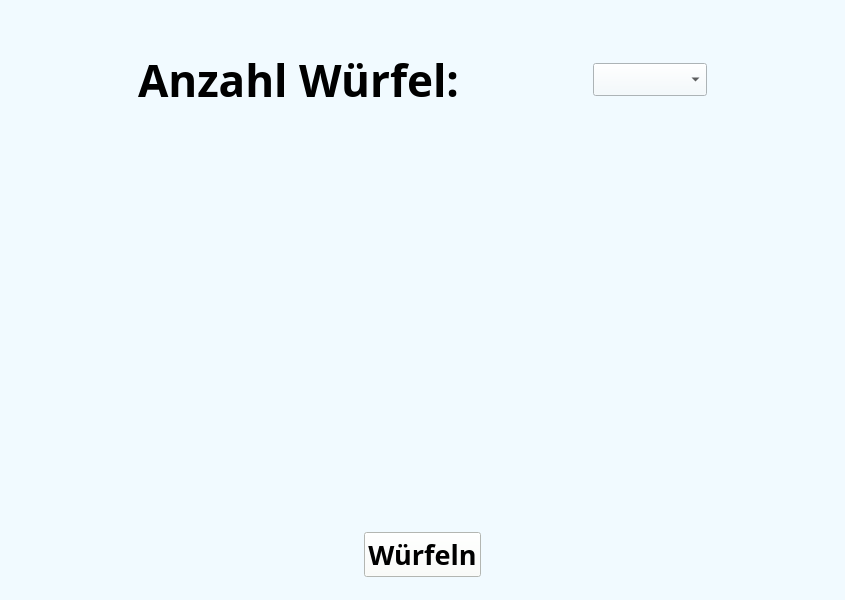
<?xml version="1.0" encoding="UTF-8"?>
<ui version="4.0">
 <class>MainWindow</class>
 <widget class="QMainWindow" name="MainWindow">
  <property name="windowModality">
   <enum>Qt::NonModal</enum>
  </property>
  <property name="enabled">
   <bool>true</bool>
  </property>
  <property name="geometry">
   <rect>
    <x>0</x>
    <y>0</y>
    <width>845</width>
    <height>600</height>
   </rect>
  </property>
  <property name="sizePolicy">
   <sizepolicy hsizetype="Fixed" vsizetype="Fixed">
    <horstretch>0</horstretch>
    <verstretch>0</verstretch>
   </sizepolicy>
  </property>
  <property name="contextMenuPolicy">
   <enum>Qt::DefaultContextMenu</enum>
  </property>
  <property name="windowTitle">
   <string>Würfelspiel</string>
  </property>
  <property name="windowIcon">
   <iconset>
    <normaloff>fotos/wuerfel6.jpg</normaloff>fotos/wuerfel6.jpg</iconset>
  </property>
  <property name="styleSheet">
   <string notr="true">background-color:rgb(241, 250, 255)</string>
  </property>
  <widget class="QWidget" name="centralwidget">
   <layout class="QGridLayout" name="gridLayout">
    <property name="bottomMargin">
     <number>23</number>
    </property>
    <item row="1" column="0" colspan="4">
     <layout class="QVBoxLayout" name="verticalLayout_2">
      <item>
       <layout class="QHBoxLayout" name="horizontalLayout">
        <item>
         <spacer name="horizontalSpacer_2">
          <property name="orientation">
           <enum>Qt::Horizontal</enum>
          </property>
          <property name="sizeHint" stdset="0">
           <size>
            <width>40</width>
            <height>20</height>
           </size>
          </property>
         </spacer>
        </item>
        <item>
         <widget class="QLabel" name="Titel">
          <property name="font">
           <font>
            <family>Perpetua</family>
            <pointsize>33</pointsize>
            <weight>75</weight>
            <bold>true</bold>
           </font>
          </property>
          <property name="text">
           <string>Anzahl Würfel:</string>
          </property>
          <property name="alignment">
           <set>Qt::AlignCenter</set>
          </property>
         </widget>
        </item>
        <item>
         <spacer name="horizontalSpacer_4">
          <property name="orientation">
           <enum>Qt::Horizontal</enum>
          </property>
          <property name="sizeHint" stdset="0">
           <size>
            <width>40</width>
            <height>20</height>
           </size>
          </property>
         </spacer>
        </item>
        <item>
         <widget class="QComboBox" name="dropDown">
          <property name="font">
           <font>
            <family>Nirmala UI</family>
            <pointsize>16</pointsize>
            <weight>75</weight>
            <bold>true</bold>
           </font>
          </property>
          <property name="contextMenuPolicy">
           <enum>Qt::DefaultContextMenu</enum>
          </property>
          <property name="maxVisibleItems">
           <number>3</number>
          </property>
          <property name="maxCount">
           <number>3</number>
          </property>
         </widget>
        </item>
        <item>
         <spacer name="horizontalSpacer_3">
          <property name="orientation">
           <enum>Qt::Horizontal</enum>
          </property>
          <property name="sizeHint" stdset="0">
           <size>
            <width>40</width>
            <height>20</height>
           </size>
          </property>
         </spacer>
        </item>
       </layout>
      </item>
      <item>
       <layout class="QHBoxLayout" name="horizontalLayout_2">
        <item>
         <widget class="QLabel" name="bildlabel1">
          <property name="text">
           <string/>
          </property>
          <property name="alignment">
           <set>Qt::AlignCenter</set>
          </property>
         </widget>
        </item>
        <item>
         <widget class="QLabel" name="bildlabel2">
          <property name="text">
           <string/>
          </property>
          <property name="pixmap">
           <pixmap>fotos/wuerfel0.jpg</pixmap>
          </property>
          <property name="alignment">
           <set>Qt::AlignCenter</set>
          </property>
         </widget>
        </item>
        <item>
         <widget class="QLabel" name="bildlabel3">
          <property name="text">
           <string/>
          </property>
          <property name="alignment">
           <set>Qt::AlignCenter</set>
          </property>
         </widget>
        </item>
       </layout>
      </item>
      <item>
       <layout class="QHBoxLayout" name="horizontalLayout_3">
        <item>
         <spacer name="horizontalSpacer">
          <property name="orientation">
           <enum>Qt::Horizontal</enum>
          </property>
          <property name="sizeHint" stdset="0">
           <size>
            <width>40</width>
            <height>20</height>
           </size>
          </property>
         </spacer>
        </item>
        <item>
         <widget class="QPushButton" name="btnwuerfeln">
          <property name="font">
           <font>
            <family>Malgun Gothic</family>
            <pointsize>20</pointsize>
            <weight>75</weight>
            <bold>true</bold>
           </font>
          </property>
          <property name="styleSheet">
           <string notr="true">background-color: rgb(251, 255, 249);</string>
          </property>
          <property name="text">
           <string>Würfeln</string>
          </property>
         </widget>
        </item>
        <item>
         <spacer name="horizontalSpacer_5">
          <property name="orientation">
           <enum>Qt::Horizontal</enum>
          </property>
          <property name="sizeHint" stdset="0">
           <size>
            <width>40</width>
            <height>20</height>
           </size>
          </property>
         </spacer>
        </item>
       </layout>
      </item>
     </layout>
    </item>
    <item row="0" column="0" colspan="2">
     <spacer name="verticalSpacer">
      <property name="orientation">
       <enum>Qt::Vertical</enum>
      </property>
      <property name="sizeType">
       <enum>QSizePolicy::Fixed</enum>
      </property>
      <property name="sizeHint" stdset="0">
       <size>
        <width>20</width>
        <height>40</height>
       </size>
      </property>
     </spacer>
    </item>
   </layout>
  </widget>
 </widget>
 <resources/>
 <connections/>
</ui>
